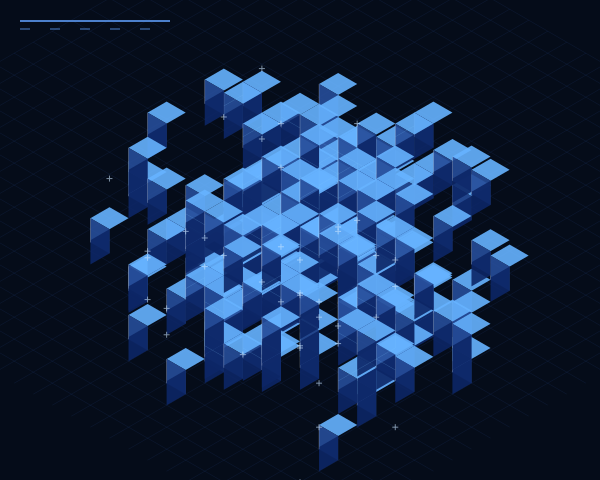

Write Python code to recreate this figure.
import cairo
import math
import random

# Setup
width, height = 600, 480
surface = cairo.ImageSurface(cairo.FORMAT_ARGB32, width, height)
ctx = cairo.Context(surface)

# Background: Deep Cobalt Technical Schematic
ctx.set_source_rgb(0.02, 0.05, 0.1)
ctx.paint()

# Configuration
ISO_ANGLE = math.pi / 6  # 30 degrees
SCALE = 22
COLS, ROWS, DEPTH = 12, 12, 8
OFFSET_X, OFFSET_Y = width / 2, height / 2.2

def iso_projection(x, y, z):
    """Project 3D coordinates to 2D isometric space."""
    px = (x - y) * math.cos(ISO_ANGLE) * SCALE
    py = (x + y) * math.sin(ISO_ANGLE) * SCALE - (z * SCALE * 1.1)
    return px + OFFSET_X, py + OFFSET_Y

def draw_rhombus(ctx, x, y, type="top", color=(1, 1, 1, 1)):
    """Draw one of the three faces of an isometric cube."""
    ctx.set_source_rgba(*color)
    ctx.move_to(x, y)
    
    dx = math.cos(ISO_ANGLE) * SCALE
    dy = math.sin(ISO_ANGLE) * SCALE
    
    if type == "top":
        ctx.line_to(x + dx, y - dy)
        ctx.line_to(x + 2 * dx, y)
        ctx.line_to(x + dx, y + dy)
    elif type == "left":
        ctx.line_to(x, y + SCALE * 1.1)
        ctx.line_to(x + dx, y + dy + SCALE * 1.1)
        ctx.line_to(x + dx, y + dy)
    elif type == "right":
        ctx.line_to(x - dx, y + dy)
        ctx.line_to(x - dx, y + dy + SCALE * 1.1)
        ctx.line_to(x, y + SCALE * 1.1)
        
    ctx.close_path()
    ctx.fill()

# 1. Background Grid: Faint "Shattered Matrix" Lines
ctx.set_line_width(0.5)
ctx.set_source_rgba(0.2, 0.4, 0.8, 0.15)
for i in range(-15, 15):
    # Longitudinal lines
    x1, y1 = iso_projection(i, -15, 0)
    x2, y2 = iso_projection(i, 15, 0)
    ctx.move_to(x1, y1); ctx.line_to(x2, y2); ctx.stroke()
    # Latitudinal lines
    x1, y1 = iso_projection(-15, i, 0)
    x2, y2 = iso_projection(15, i, 0)
    ctx.move_to(x1, y1); ctx.line_to(x2, y2); ctx.stroke()

# 2. Procedural Crystal Generation
# We iterate through a 3D grid and decide whether to draw a cube based on "clustering logic"
lattice_data = []
for z in range(DEPTH):
    for y in range(ROWS):
        for x in range(COLS):
            # Distance from center for clustering effect
            dist = math.sqrt((x-COLS/2)**2 + (y-ROWS/2)**2 + (z-DEPTH/2)**2)
            probability = math.exp(-dist * 0.35) # Gaussian-like falloff
            
            if random.random() < probability:
                lattice_data.append((x, y, z))

# Sort cubes by depth (Painter's algorithm: back to front)
# In Isometric, back cubes are those with lower x+y and lower z
lattice_data.sort(key=lambda p: (p[0] + p[1], p[2]))

# 3. Draw Cubes with Depth Shadows
for x, y, z in lattice_data:
    px, py = iso_projection(x, y, z)
    
    # Colors for isometric faces based on light source from top-left
    # Cobalt schematic palette
    top_c = (0.4, 0.7, 1.0, 0.9)    # Brightest
    left_c = (0.15, 0.3, 0.6, 0.9)   # Mid
    right_c = (0.05, 0.15, 0.4, 0.9) # Shadow
    
    # Draw faces
    draw_rhombus(ctx, px, py - SCALE * 1.1, "top", top_c)
    draw_rhombus(ctx, px, py - SCALE * 1.1, "left", left_c)
    draw_rhombus(ctx, px + math.cos(ISO_ANGLE)*SCALE, py - SCALE*1.1 + math.sin(ISO_ANGLE)*SCALE, "right", right_c)
    
    # Wireframe highlights for a "technical" look
    ctx.set_source_rgba(1, 1, 1, 0.3)
    ctx.set_line_width(0.7)
    ctx.move_to(px, py - SCALE * 1.1)
    ctx.line_to(px, py)
    ctx.stroke()

# 4. Connecting "Data-Mass" Lines
# Draw lines between nearby nodes to simulate a network
ctx.set_line_width(0.3)
ctx.set_source_rgba(0.5, 0.8, 1.0, 0.4)
for i in range(len(lattice_data)):
    p1 = lattice_data[i]
    # Check a few subsequent neighbors in the list
    for j in range(i+1, min(i+15, len(lattice_data))):
        p2 = lattice_data[j]
        # Manhattan distance check
        if abs(p1[0]-p2[0]) + abs(p1[1]-p2[1]) + abs(p1[2]-p2[2]) <= 1:
            x1, y1 = iso_projection(*p1)
            x2, y2 = iso_projection(*p2)
            ctx.move_to(x1, y1 - SCALE * 0.5)
            ctx.line_to(x2, y2 - SCALE * 0.5)
            ctx.stroke()

# 5. Visual "Noise" and Annotations
# Small '+' symbols at random grid intersections to enhance schematic feel
for _ in range(40):
    rx, ry = random.randint(0, COLS), random.randint(0, ROWS)
    rz = random.randint(0, DEPTH)
    px, py = iso_projection(rx, ry, rz)
    
    ctx.set_source_rgba(0.8, 0.9, 1.0, 0.6)
    ctx.set_line_width(1.0)
    size = 3
    ctx.move_to(px - size, py); ctx.line_to(px + size, py)
    ctx.move_to(px, py - size); ctx.line_to(px, py + size)
    ctx.stroke()

# 6. Framing: Minimalist Geometric Legend
ctx.set_source_rgb(0.3, 0.5, 0.8)
ctx.rectangle(20, 20, 150, 2)
ctx.fill()
ctx.set_source_rgba(0.3, 0.5, 0.8, 0.5)
for i in range(5):
    ctx.rectangle(20 + (i*30), 28, 10, 2)
    ctx.fill()

# Finish
